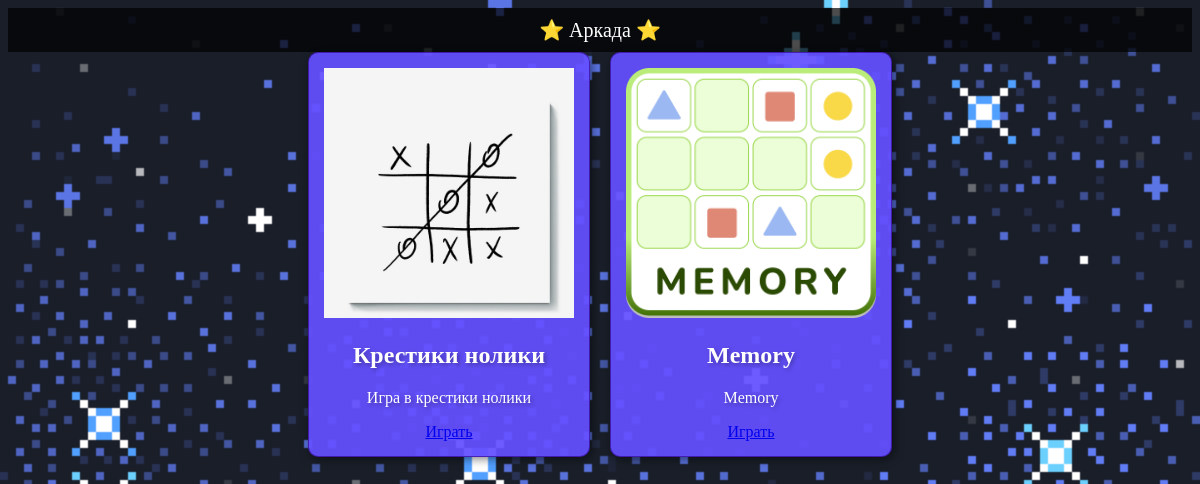
The app's page /, older data.
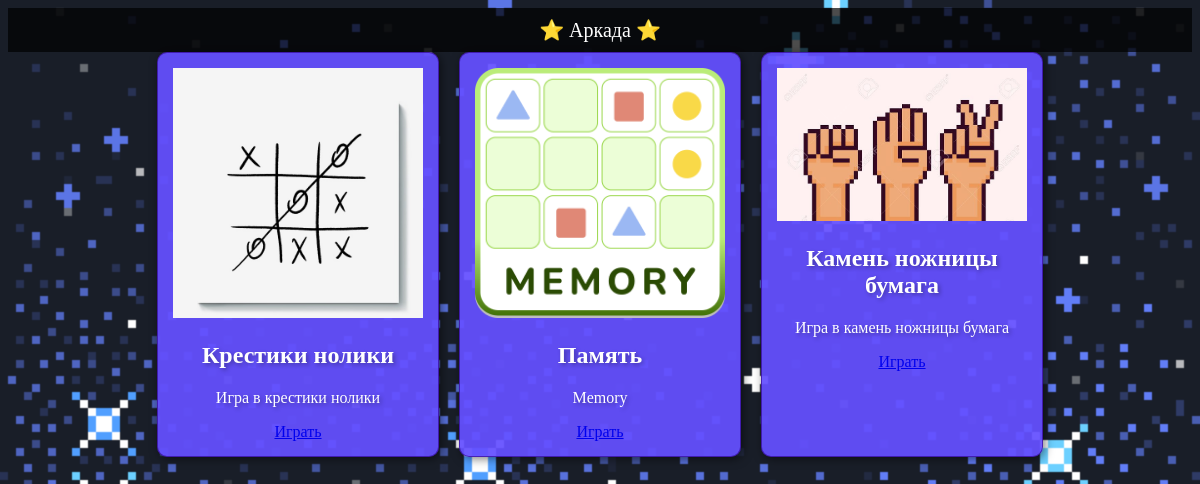
The same page, newer data.
### games/models.py (models this page shows, shortened)
class Game(models.Model):
    title = models.CharField(max_length=100)
    description = models.TextField()
    image = models.ImageField(upload_to='game_images/', null=True, blank=True)
    identifier = models.CharField(max_length=100)  # Add this field
    script_file = models.CharField(max_length=200, help_text="Path to game file in /static/code/")

### games/views.py (the view)
# urls.py: 2. Add a URL to urlpatterns:  path('', views.home, name='home')
def home(request):
    games = Game.objects.all()
    return render(request, "games/home.html", {"games": games})

### games/templates/games/home.html
{% extends "base.html" %}
{% block content %}
<div class="game-list">
    {% for game in games %}
    <div class="game-card">
        <img src="{{ game.image.url }}" alt="{{ game.title }}">
        <h2>{{ game.title }}</h2>
        <p>{{ game.description }}</p>
        <a href="{% url 'play_game' game.identifier %}">Играть</a>
    </div>
    {% endfor %}
</div>
{% endblock %}

### templates/base.html (shortened to what this page needs)
{% load static %}
<!DOCTYPE html>
<html lang="en">
<head>
    <link rel="stylesheet" href="https://cdnjs.cloudflare.com/ajax/libs/milligram/1.4.1/milligram.min.css">
</head>
<body>
    <div class="navbar">
        <a href="{% url 'home' %}">⭐ Аркада ⭐</a>
    </div>
    <div class="container">
        {% block content %}
        {% endblock %}
    </div>
</body>
</html>

Row changes from the older to the newer data that the page shows:
changed Game "Memory": title "Memory" → "Память"
added Game: image (picture), title "Камень ножницы бумага", description "Игра в камень ножницы бумага"
